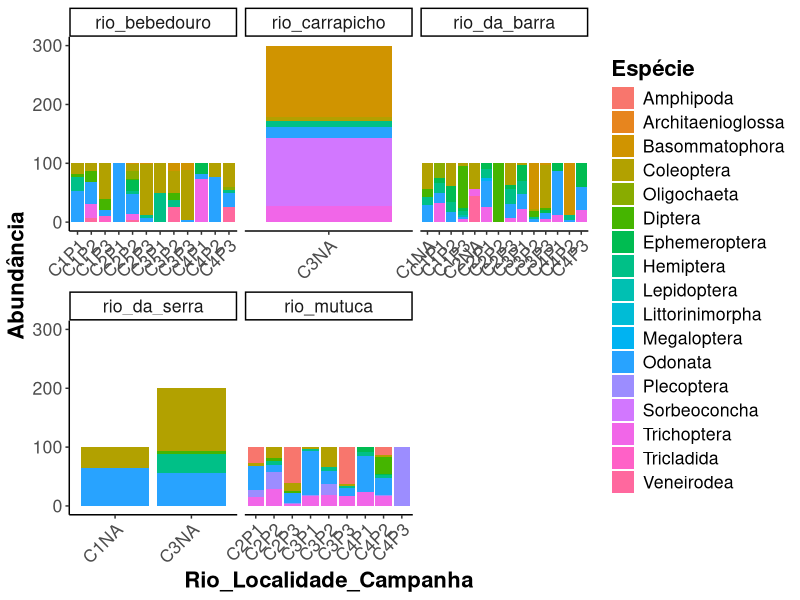

Recreate this plot in R. (Note: this script raises an error after producing the figure.)
# Próximos passos
## 1. Fazer gráfico de abundância relativa por ordem
## 2. Fazer gráfico de abundância relativa por família
## 3. Renomear as campanhas e o nome dos pontos 
##### Ex.Rio Bebedouro - RBE - Campanha 1 - C1 


library(tidyverse)
df <- read.csv("dados/processado/matriz_comunidades_ordens_imaturos_largo.csv")
colnames(df)
taxa <- colnames(df)[-(1:4)]

df_long <- df %>%
  pivot_longer(
    cols = taxa,
    names_to = "Ordem",
    values_to = "Abundancia"
  ) %>%
  filter(method == "D Net") %>%
  group_by(campanha, rio, locality_name) %>%
  # Abundancias relativa 
  mutate(
    abundancia_total = sum(Abundancia),
    abundancia_relativa = Abundancia / abundancia_total * 100
  ) %>% 
  #Criação das etiquetas
  mutate(
    local = case_when(
      locality_name == "RioBebedouro-P1" ~ "P1",
      locality_name == "RioBebedouro-P2" ~ "P2",
      locality_name == "RioBebedouro-P3" ~ "P3",
      locality_name == "RiodaBarra-P1/2" ~ "P1",
      locality_name == "RiodaBarra-P2" ~ "P2",
      locality_name == "RiodaBarra-P3" ~ "P3",
      locality_name == "RioMutuca-P1" ~ "P1",
      locality_name == "RioMutuca-P2" ~ "P2",
      locality_name == "RioMutuca-P3" ~ "P3"
    ),
    campanha = case_when(
      campanha == "campanha_1" ~ "C1",
      campanha == "campanha_2" ~ "C2",
      campanha == "campanha_3" ~ "C3",
      campanha == "campanha_4" ~ "C4"
    ),
    etiqueta = paste(campanha, local, sep = ""),
    #Ordem = as.factor(Ordem),
    Ordem = fct_recode(
      Ordem, 
      "Oligochaeta" =  "Desc..O..Classe.Oligochaeta"
    )
  )
    




   #%>%
  # mutate(
  #   estrato = fct_relevel(
  #     estrato,
  #     c("praia_superior", "meio", "oceano_inferior")
  #   ),
  #   Especie = fct_relevel(
  #     Especie,
  #     c("ourico", "ofiuridio", "pepino", "satelite" )
  #   ),
    # eixo = interaction(estrato, ponto, replica, sep = "_"),
    # ponto = fct_relevel(
    #   ponto,
    #   c("direita", "esquerda")
    # )
  # ) %>%
  # mutate(
  #   eixo = factor(eixo, levels = unique(eixo)
  #   )
  # ) %>% 
  # mutate(
  #   estrato = fct_recode(
  #     estrato,
  #     "Superior" = "praia_superior",
  #     "Intermediário" = "meio",
  #     "Inferior" = "oceano_inferior",
  #   ),
  #   ponto = fct_recode(
  #     ponto,
  #     "Leste" = "direita",
  #     "Oeste" = "esquerda"
  #   ),
  #   Especie = fct_recode(
  #     Especie,
  #     "Eucidaris tribuloides" = "satelite",
  #     "Echinometra lucunter" = "ourico",
  #     "Desc. em Ophiuroidea" = "ofiuridio",
  #     "Holothuria grisea" = "pepino"
  #   ),
  #   label = interaction(ponto, replica, sep = " ")
  # )


plot <- 
  ggplot(
    df_long, 
    aes(
      x = etiqueta,
      y = abundancia_relativa, fill = Ordem
    )
  ) +
  geom_bar(stat = "identity", position = "stack") +
  facet_wrap(~rio, scales = "free_x") +
  theme_classic() +
  theme(axis.text.x = element_text(angle = 45, vjust = 1, hjust = 1)) +
  # scale_x_discrete(labels = function(x) df_long$label[match(x, df_long$eixo)]) +
  # Colocar legenda em negrito
  theme(
    legend.title = element_text(face = "bold"),
    axis.title = element_text(face = "bold"),
    text = element_text(size = 16)
  ) +
  labs(
    x = "Rio_Localidade_Campanha",
    y = "Abundância",
    fill = "Espécie"
  )

ggsave(
  "figuras/abundancia_ouricos_estratos.png",
  plot,
  width = 10,
  height = 6
)

# somar bichos
df_summarised <- df_long %>%
  group_by(Especie) %>%
  summarise(
    abundancia_individual = sum(Abundancia)) %>%
  ungroup() %>%
  mutate(
    abundancia_total = sum(abundancia_individual),
    abundancia_relativa = abundancia_individual / abundancia_total
  )

df_summarised <- df_long %>%
  group_by(estrato) %>%
  summarise(
    abundancia_individual = sum(Abundancia)) %>%
  ungroup() %>%
  mutate(
    abundancia_total = sum(abundancia_individual),
    abundancia_relativa = abundancia_individual / abundancia_total
  )
